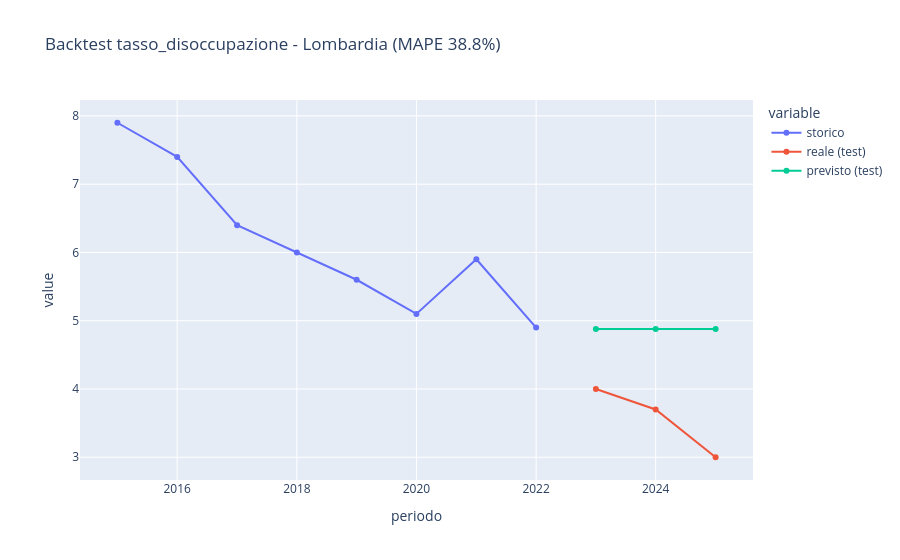

Here is the notebook cell this chart was saved with:
### Code cell
confronto = pd.concat([
    train.rename('storico'),
    test.rename('reale (test)'),
    forecast_test.rename('previsto (test)'),
], axis=1)
px.line(confronto, title=f'Backtest {INDICATORE} - {TERRITORIO} (MAPE {mape:.1%})', markers=True)

### Figure 1 — Plotly figure (JSON) as saved in the notebook; plotly's stock layout.template omitted (floating-point values rounded to 4 significant figures)
{"data": [{"hovertemplate": "variable=storico<br>periodo=%{x}<br>value=%{y}<extra></extra>", "legendgroup": "storico", "line": {"color": "#636efa", "dash": "solid"}, "marker": {"symbol": "circle"}, "mode": "lines+markers", "name": "storico", "orientation": "v", "showlegend": true, "type": "scatter", "x": ["2015-01-01T00:00:00.000000", "2016-01-01T00:00:00.000000", "2017-01-01T00:00:00.000000", "2018-01-01T00:00:00.000000", "2019-01-01T00:00:00.000000", "2020-01-01T00:00:00.000000", "2021-01-01T00:00:00.000000", "2022-01-01T00:00:00.000000", "2023-01-01T00:00:00.000000", "2024-01-01T00:00:00.000000", "2025-01-01T00:00:00.000000"], "xaxis": "x", "y": [7.9, 7.4, 6.4, 6.0, 5.6, 5.1, 5.9, 4.9, NaN, NaN, NaN], "yaxis": "y"}, {"hovertemplate": "variable=reale (test)<br>periodo=%{x}<br>value=%{y}<extra></extra>", "legendgroup": "reale (test)", "line": {"color": "#EF553B", "dash": "solid"}, "marker": {"symbol": "circle"}, "mode": "lines+markers", "name": "reale (test)", "orientation": "v", "showlegend": true, "type": "scatter", "x": ["2015-01-01T00:00:00.000000", "2016-01-01T00:00:00.000000", "2017-01-01T00:00:00.000000", "2018-01-01T00:00:00.000000", "2019-01-01T00:00:00.000000", "2020-01-01T00:00:00.000000", "2021-01-01T00:00:00.000000", "2022-01-01T00:00:00.000000", "2023-01-01T00:00:00.000000", "2024-01-01T00:00:00.000000", "2025-01-01T00:00:00.000000"], "xaxis": "x", "y": [NaN, NaN, NaN, NaN, NaN, NaN, NaN, NaN, 4.0, 3.7, 3.0], "yaxis": "y"}, {"hovertemplate": "variable=previsto (test)<br>periodo=%{x}<br>value=%{y}<extra></extra>", "legendgroup": "previsto (test)", "line": {"color": "#00cc96", "dash": "solid"}, "marker": {"symbol": "circle"}, "mode": "lines+markers", "name": "previsto (test)", "orientation": "v", "showlegend": true, "type": "scatter", "x": ["2015-01-01T00:00:00.000000", "2016-01-01T00:00:00.000000", "2017-01-01T00:00:00.000000", "2018-01-01T00:00:00.000000", "2019-01-01T00:00:00.000000", "2020-01-01T00:00:00.000000", "2021-01-01T00:00:00.000000", "2022-01-01T00:00:00.000000", "2023-01-01T00:00:00.000000", "2024-01-01T00:00:00.000000", "2025-01-01T00:00:00.000000"], "xaxis": "x", "y": [NaN, NaN, NaN, NaN, NaN, NaN, NaN, NaN, 4.878, 4.877, 4.877], "yaxis": "y"}], "layout": {"legend": {"title": {"text": "variable"}, "tracegroupgap": 0}, "title": {"text": "Backtest tasso_disoccupazione - Lombardia (MAPE 38.8%)"}, "xaxis": {"anchor": "y", "domain": [0.0, 1.0], "title": {"text": "periodo"}}, "yaxis": {"anchor": "x", "domain": [0.0, 1.0], "title": {"text": "value"}}}}
